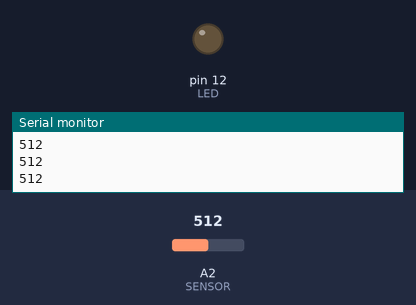
Bench run of a sketch on a simulated Arduino Uno, built with avr-gcc and run on an emulated ATmega328P. Parts: output pins drawn as LEDs (lit = HIGH), the last lines printed to the serial monitor. The test bench sets the inputs (shaded band); at power-on: A2 (SENSOR) = 512.

Above: at 1.2 s.
1.3 s: A2 (SENSOR) set to 691
2.8 s: A2 (SENSOR) set to 719
At 3.3 s:
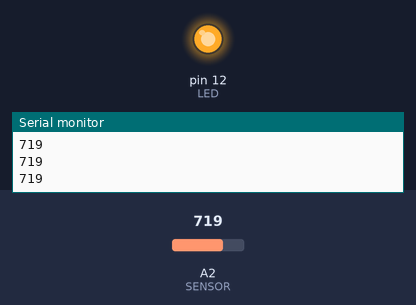
4.4 s: A2 (SENSOR) set to 690
At 5.7 s:
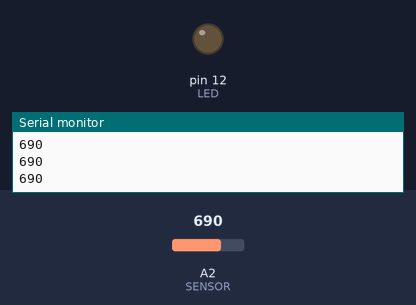
6.0 s: A2 (SENSOR) set to 710
At 7.3 s:
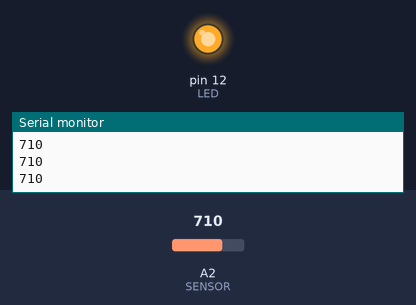
Timing chart, 0 to 8.6 s (numbered marks = the images above; inputs shaded):
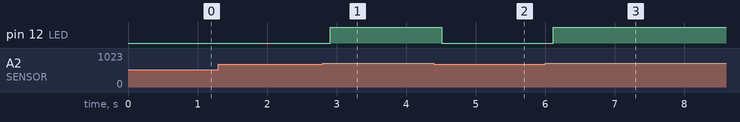

The sketch:

Exercise_2_2_3.ino
```cpp
 // IR Sensor with Arduino
// Techatronic.com
 void setup()
 {
 Serial.begin(9600); // sensor baud rate
 pinMode(12,OUTPUT);  // LED
 }
 void loop()
 {
 int s1=analogRead(A2); //ANALOG PIN FOR SENSOR
 Serial.println(s1);   // see the value in serial monitor in Arduino IDE
 delay(100);
 if(s1>700 )
 {
 digitalWrite(12,HIGH);  // LED ON
 }
 else
 {
 digitalWrite(12,LOW);  // LED OFF
 }
 }  
```

Measured:
- the behaviour switches between 700 and 701 on A2 (SENSOR) (found by bisection; images 0 and 1)
- after the input at 2.8 s, pin 12 (LED): LOW → HIGH after 0.11 s
- after the input at 4.4 s, pin 12 (LED): HIGH → LOW after 0.11 s
- after the input at 6.0 s, pin 12 (LED): LOW → HIGH after 0.12 s
